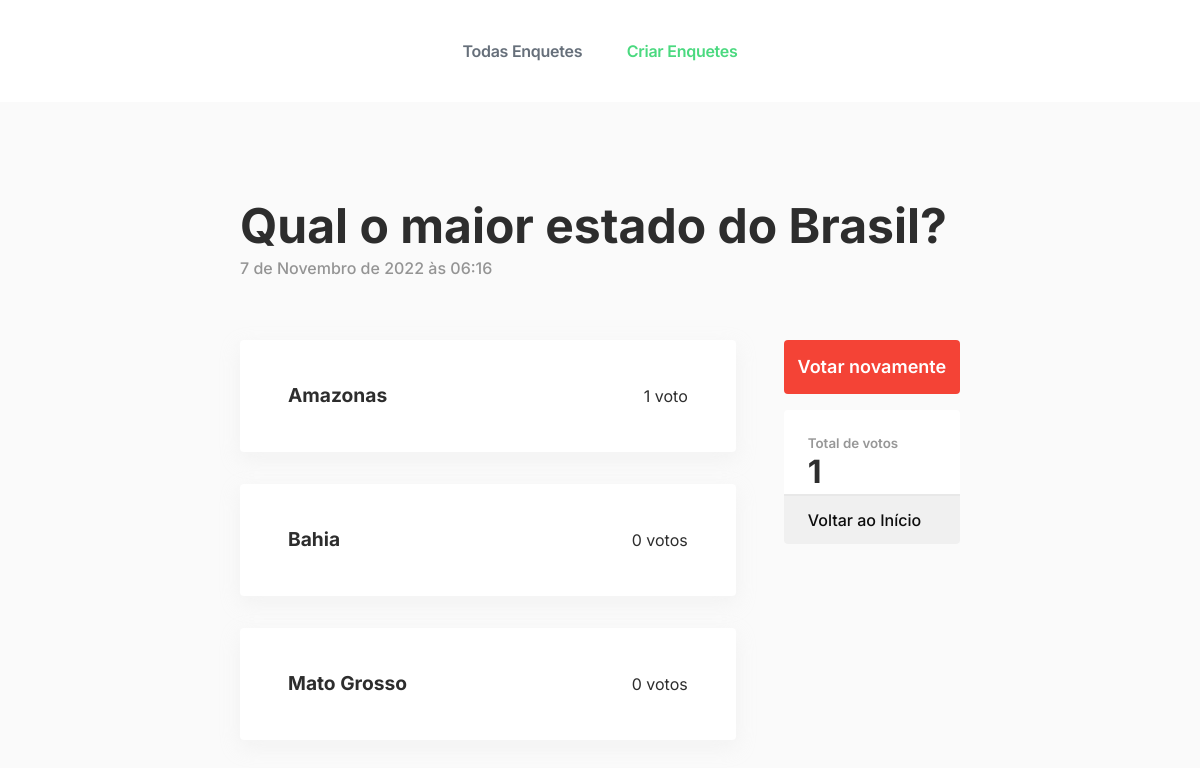
The page /enquetes/10/results/ on the database its author committed.
### enquetes/models.py (models this page shows, shortened)
class Question(models.Model):
    question_text = models.CharField(max_length=200)
    pub_date = models.DateTimeField('date published',default=timezone.now())
    all_votes = models.IntegerField(default=0)
    category = models.CharField(max_length=100, default="")

class Choice(models.Model):
    question = models.ForeignKey(Question, on_delete=models.CASCADE)
    choice_text = models.CharField(max_length=200)
    votes = models.IntegerField(default=0)

### enquetes/views.py (the view)
# urls.py: path('<int:pk>/results/', views.ResultsView.as_view(), name='results'),
class ResultsView(generic.DetailView):
    model = Question
    template_name = 'enquetes/results.html'

### enquetes/templates/enquetes/results.html (shortened to what this page needs)
<!DOCTYPE html>
<html>
<head>
    {% load static %}
    <link rel="stylesheet" href="{% static 'enquetes/style_results.css' %}">
    <link rel="stylesheet" href="{% static 'enquetes/nav.css' %}">
    <link rel="stylesheet" href="{% static 'enquetes/colors.css' %}">
</head>
<body>
    <nav class="nav">
        <div class="nav-center">
            <a href="{% url 'enquetes:index' %}" class="nav--link colorGrey">Todas Enquetes</a>
            <a href="{% url 'enquetes:create' %}" class="nav--link colorGreen">Criar Enquetes</a>
        </div>
    </nav>
    <main class="main">
        <section class="main-section">
            <form action="{% url 'enquetes:vote' question.id %}" method="post">
                <header>
                    <h1 class="title">{{ question.question_text }}</h1>
                    <p class="subtitle">{{ question.pub_date }}</p>
                </header>
                <div class="div">
                    <main>
                        {% for choice in question.choice_set.all %}
                        <div class="choice" onclick="choice({{ forloop.counter }})">
                            <label for="choice{{ forloop.counter }}">{{ choice.choice_text }}</label>
                            <p>{{ choice.votes }} voto{{ choice.votes|pluralize }}</p>
                        </div>
                        {% endfor %}
                    </main>
                    <aside>
                        <a href="{% url 'enquetes:detail' question.id %}" class="submitbutton">Votar novamente</a>
                        <div class="votes">
                            <div class="div_votes">
                                <p>Total de votos</p>
                                <h1>{{ question.all_votes }}</h1>
                            </div>
                            <a href="{% url 'enquetes:index' %}">
                                <div class="div_back">
                                    <p>Voltar ao Início</p>
                                </div>
                            </a>
                        </div>
                    </aside>
                </div>
            </form>
        </section>
    </main>
</body>
</html>

### enquetes/static/enquetes/style_results.css (style rules this page uses)
.main-section { width: 60%; }
.main header { display: flex; gap: 10px; flex-direction: column; margin-bottom: 4em; }
.main header .title { font-size: -webkit-xxx-large; font-weight: 700; margin: 0; }
.main header .subtitle { font-weight: 500; color: #0d0d0d6e; margin: 0; }
.main .div { display: flex; flex-direction: row; justify-content: space-between; gap: 3em; }
.main .div main { display: flex; flex-direction: column; gap: 2em; width: 100%; }
.main .div main .choice { height: 7em; border-radius: 4px; background: white; box-shadow: #dedede47 0px 7px 20px 0px; padding: 0em 3em; display: flex; align-items: center; flex-direction: row; justify-content: space-between; }
.main .div main .choice label { font-size: larger; font-weight: 700; }
.main .div aside { width: 16em; display: flex; flex-direction: column; gap: 1em; }
.main .div aside .submitbutton { width: 100%; height: 3em; background: #f44336; color: white; font-family: inter, sans-serif; font-weight: 600; font-size: large; border: none; border-radius: 4px; cursor: pointer; display: flex; align-items: center; justify-content: center; }
.main .div aside .votes { width: 100%; background: #ffffff; border-radius: 4px; }
.main .div aside .votes .div_votes { border-bottom: solid 2px #e8e8e8; padding: 0px 1.5em; display: flex; flex-direction: column; justify-content: flex-end; }
.main .div aside .votes .div_votes p { margin: 0; padding-top: 2em; font-weight: 600; font-size: smaller; color: #0d0d0d6e; }
.main .div aside .votes .div_votes h1 { margin: 6px 0px; font-size: xx-large; }
.main .div aside .votes .div_back { height: 3em; font-weight: 500; border: none; border-radius: 0 0 4px 4px; cursor: pointer; display: flex; justify-content: flex-start; align-items: center; padding: 0px 1.5em; background: #f0f0f0; }
a { text-decoration: none; color: #0d0d0d; }

### enquetes/static/enquetes/nav.css (style rules this page uses)
body { -webkit-font-smoothing: antialiased; background-color: #FAFAFA; color: #2D2D2D; font-family: 'Inter', sans-serif; line-height: 1; word-wrap: break-word; margin: 0; padding: 0; transition: background-color 0.5s ease; overflow-x: hidden; }
.nav { float: left; width: -webkit-fill-available; background-color: #FFF; padding: 27px 25px; height: 48px; }
.nav-center { position: absolute; left: 50%; width: 400px; margin-left: -200px; text-align: center; }
.nav--link { font-size: 16px; font-weight: 600; letter-spacing: -0.26px; line-height: 16px; text-decoration: none solid rgb(102, 111, 122); text-align: center; word-spacing: 0px; padding: 16px; display: inline-block; margin: 0px 4px; }
.main { float: left; width: 100%; padding: 100px 0px; display: flex; justify-content: center; }

### enquetes/static/enquetes/colors.css (style rules this page uses)
.colorGreen { color: #4AD97F; }
.colorGrey { color: #666F7A; }
a { transition: background 0.5s ease, color 0.5s ease; }

### rows shown on the page
Question: question_text "Qual o maior estado do Brasil?", pub_date "7 de Novembro de 2022 às 06:16", all_votes "1"
Choice: choice_text "Amazonas", votes "1"
Choice: choice_text "Bahia", votes "0"
Choice: choice_text "Mato Grosso", votes "0"
